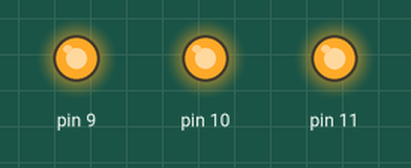
A sketch run on a simulated Arduino Uno, built with avr-gcc and run on an emulated ATmega328P. On the bench: output pins drawn as LEDs (lit = HIGH).

Above: at 1.0 s.
At 8.8 s:
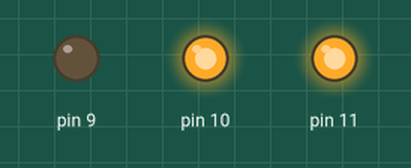
At 11.8 s:
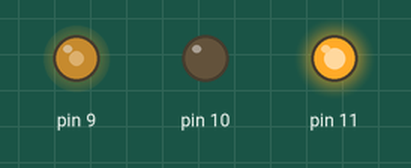
At 18.8 s:
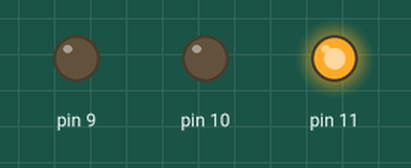
At 27.8 s:
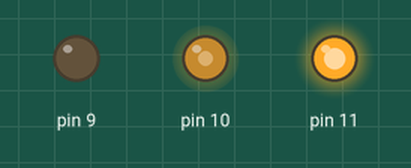
At 38.8 s:
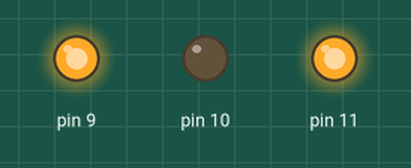
Timing chart, 0 to 40.0 s (numbered marks = the images above):
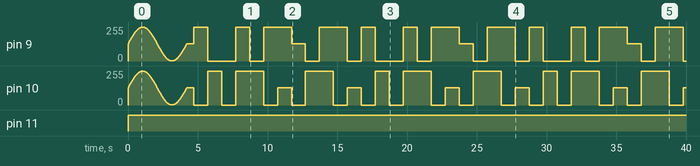

The sketch:

RGB-LED-Displayable-Colors.ino
```cpp
#include <avr/io.h>
#include <util/delay.h>
#include <math.h>

#define NUM_STEPS 1000
#define BREATH_DELAY_MS 4

void initPWM() {
    // Set PB1 (OC1A), PB2 (OC1B), and PB3 (OC2A) as output for PWM
    DDRB |= (1 << PB1) | (1 << PB2) | (1 << PB3);

    // Set non-inverted fast PWM mode with 8-bit resolution for Timer 1 (PB1 and PB2)
    TCCR1A |= (1 << COM1A1) | (1 << COM1B1) | (1 << WGM10);
    TCCR1B |= (1 << CS10) | (1 << WGM12);

    // Set non-inverted fast PWM mode with 8-bit resolution for Timer 2 (PB3)
    TCCR2A |= (1 << COM2A1) | (1 << WGM20);
    TCCR2B |= (1 << CS20) | (1 << WGM22);

    // Initialize the PWM values (0% duty cycle)
    OCR1A = 0;
    OCR1B = 0;
    OCR2A = 0;
}

void pwm_breath(int num_steps, int delay_ms) {
    for (int i = 0; i <= num_steps; i++) {
        int value = 128 + 127 * sin(i * 2 * 3.14159265359 / num_steps); // Larger amplitude sine wave
        OCR1A = value;
        OCR1B = value;
        OCR2A = value;
        _delay_ms(delay_ms);
    }
}

void cycle_colors() {
    int color_variations = 12; // Number of color variations

    while (1) {
        for (int color = 0; color < color_variations; color++) {
            // Adjust color pattern here
            switch (color) {
                case 0:
                    // Red
                    OCR1A = 255;
                    OCR1B = 0;
                    OCR2A = 0;
                    break;
                case 1:
                    // Green
                    OCR1A = 0;
                    OCR1B = 255;
                    OCR2A = 0;
                    break;
                case 2:
                    // Blue
                    OCR1A = 0;
                    OCR1B = 0;
                    OCR2A = 255;
                    break;
                case 3:
                    // Yellow (Red + Green)
                    OCR1A = 255;
                    OCR1B = 255;
                    OCR2A = 0;
                    break;
                case 4:
                    // Cyan (Green + Blue)
                    OCR1A = 0;
                    OCR1B = 255;
                    OCR2A = 255;
                    break;
                case 5:
                    // Magenta (Red + Blue)
                    OCR1A = 255;
                    OCR1B = 0;
                    OCR2A = 255;
                    break;
                case 6:
                    // Orange (Red + Green, higher intensity)
                    OCR1A = 255;
                    OCR1B = 128;
                    OCR2A = 0;
                    break;
                case 7:
                    // Purple (Red + Blue, higher intensity)
                    OCR1A = 128;
                    OCR1B = 0;
                    OCR2A = 255;
                    break;
                case 8:
                    // Teal (Green + Blue, higher intensity)
                    OCR1A = 0;
                    OCR1B = 255;
                    OCR2A = 128;
                    break;
                case 9:
                    // White (Red + Green + Blue, higher intensity)
                    OCR1A = 255;
                    OCR1B = 255;
                    OCR2A = 255;
                    break;
                case 10:
                    // Pink (Red + Blue, high intensity)
                    OCR1A = 255;
                    OCR1B = 0;
                    OCR2A = 128;
                    break;
                case 11:
                    // Sky Blue (Green + Blue, high intensity)
                    OCR1A = 0;
                    OCR1B = 128;
                    OCR2A = 255;
                    break;
                default:
                    // Turn off LEDs
                    OCR1A = 0;
                    OCR1B = 0;
                    OCR2A = 0;
                    break;
            }

            _delay_ms(1000); // Delay between color variations
        }
    }
}

int main() {
    // Initialize PWM
    initPWM();

    while (1) {
        // Create a more pronounced breathing effect
        pwm_breath(NUM_STEPS, BREATH_DELAY_MS);
        _delay_ms(500); // Delay between breathing effects

        // Cycle through color variations
        cycle_colors();
    }

    return 0;
}
```

Measured:
- by itself, pin 11: LOW → HIGH at 0.00 s
